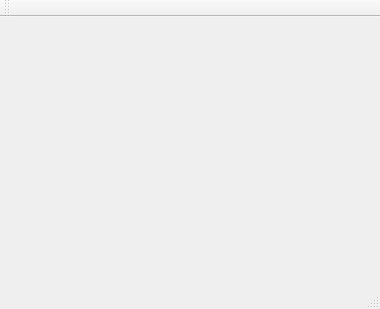
<?xml version="1.0" encoding="UTF-8"?>
<ui version="4.0">
 <class>MainWindow</class>
 <widget class="QMainWindow" name="MainWindow">
  <property name="geometry">
   <rect>
    <x>0</x>
    <y>0</y>
    <width>380</width>
    <height>309</height>
   </rect>
  </property>
  <property name="windowTitle">
   <string>MainWindow</string>
  </property>
  <widget class="QWidget" name="centralWidget">
   <layout class="QHBoxLayout" name="horizontalLayout">
    <item>
     <widget class="QBlinkingWidget" name="widget" native="true"/>
    </item>
   </layout>
  </widget>
  <widget class="QMenuBar" name="menuBar">
   <property name="geometry">
    <rect>
     <x>0</x>
     <y>0</y>
     <width>380</width>
     <height>28</height>
    </rect>
   </property>
  </widget>
  <widget class="QToolBar" name="mainToolBar">
   <attribute name="toolBarArea">
    <enum>TopToolBarArea</enum>
   </attribute>
   <attribute name="toolBarBreak">
    <bool>false</bool>
   </attribute>
  </widget>
  <widget class="QStatusBar" name="statusBar"/>
 </widget>
 <layoutdefault spacing="6" margin="11"/>
 <customwidgets>
  <customwidget>
   <class>QBlinkingWidget</class>
   <extends>QWidget</extends>
   <header location="global">qblinkingwidget.h</header>
   <container>1</container>
  </customwidget>
 </customwidgets>
 <resources/>
 <connections/>
</ui>
